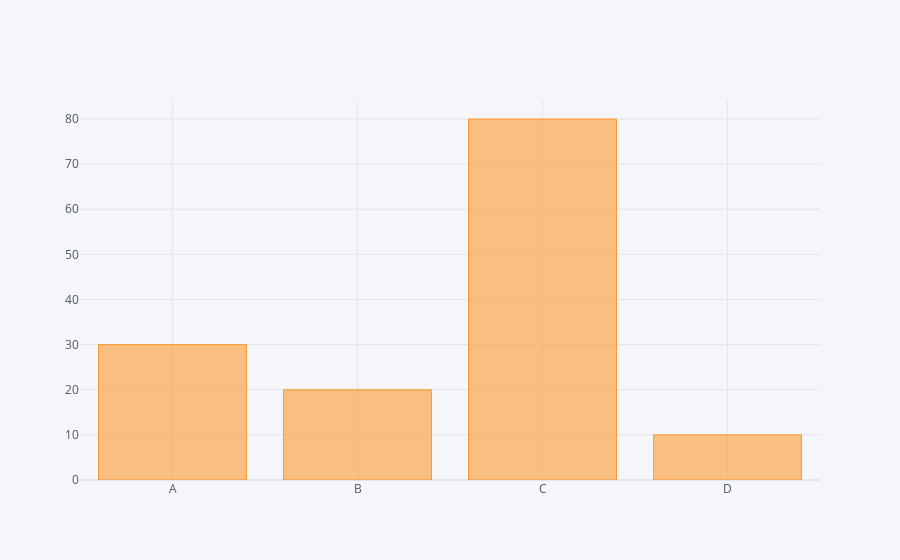

Source (notebook cell):
### Code cell
df2.iplot(kind='bar', x='Category', y='Values')

### Figure 1 — Plotly figure (JSON) as saved in the notebook; plotly's stock layout.template omitted (floating-point values rounded to 4 significant figures)
{"data": [{"marker": {"color": "rgba(255, 153, 51, 0.6)", "line": {"color": "rgba(255, 153, 51, 1.0)", "width": 1}}, "name": "Values", "orientation": "v", "text": "", "type": "bar", "x": ["A", "B", "C", "D"], "y": [30, 20, 80, 10]}], "layout": {"legend": {"bgcolor": "#F5F6F9", "font": {"color": "#4D5663"}}, "paper_bgcolor": "#F5F6F9", "plot_bgcolor": "#F5F6F9", "title": {"font": {"color": "#4D5663"}}, "xaxis": {"gridcolor": "#E1E5ED", "showgrid": true, "tickfont": {"color": "#4D5663"}, "title": {"font": {"color": "#4D5663"}, "text": ""}, "zerolinecolor": "#E1E5ED"}, "yaxis": {"gridcolor": "#E1E5ED", "showgrid": true, "tickfont": {"color": "#4D5663"}, "title": {"font": {"color": "#4D5663"}, "text": ""}, "zerolinecolor": "#E1E5ED"}}}
